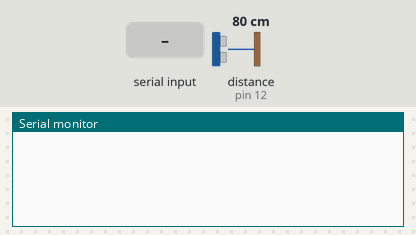
A sketch run on a simulated Arduino Uno, built with avr-gcc and run on an emulated ATmega328P. Parts: the last lines printed to the serial monitor. Wiring (inferred from the names in the program): ultrasonic range finder: trigger pin 13; echo pin 12. The test bench sets the inputs (shaded band); at power-on: distance to the obstacle (sensor on pin 12) 80 cm. The echo pulse lasts 58.3 µs per cm.

Above: at 1.8 s.
1.9 s: byte 30 received over Serial
At 3.0 s:
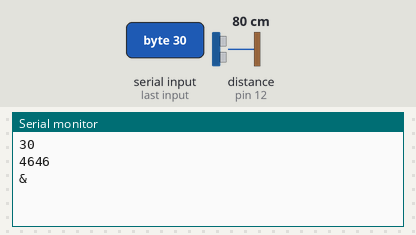
3.6 s: byte 90 received over Serial
At 5.0 s:
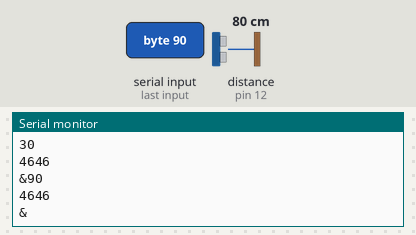
Timing chart, 0 to 6.6 s (numbered marks = the images above; inputs shaded):
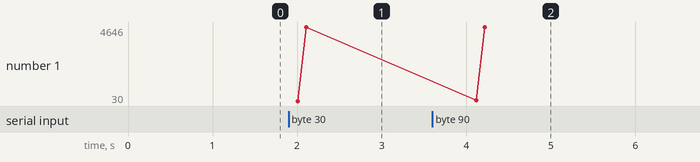

Measured:
- after the input at 1.9 s, the serial monitor: prints a new line after 0.11 s (image 1)
- after the input at 3.6 s, the serial monitor: prints a new line after 0.52 s (image 2)

The sketch:

sketch_oct06a.ino
```cpp
#define trigPin 13
#define echoPin 12

void setup() {
// initialize serial communication at 9600 bits per second:
// pinMode(13, OUTPUT);

Serial.begin(9600);
pinMode(trigPin, OUTPUT);
pinMode(12, INPUT);

}

// the loop routine runs over and over again forever:
void loop() {

  //Ultrasounds input
  long duration, distance;
  int isBeat;
  digitalWrite(trigPin, LOW);  // Added this line
  delayMicroseconds(2); // Added this line
  digitalWrite(trigPin, HIGH);
  //  delayMicroseconds(1000); - Removed this line
  delayMicroseconds(10); // Added this line
  digitalWrite(trigPin, LOW);
  isBeat = pulseIn(12, HIGH);
  duration = pulseIn(echoPin, HIGH);
  distance = (duration/2) / 29.1;
  /*
  if (distance >= 200 || distance <= 0){
    Serial.println("Out of range");
  }
  else {
    Serial.print(distance);
    Serial.println(" cm");
  }
  delay(500);
  */

  if(Serial.available()){  //id data is available to read
    int buttonVal = Serial.read(); // read the input on analog pin 0


    Serial.println(buttonVal);
    delay(100);
    Serial.println(isBeat); //replacing distance here
    Serial.write(isBeat); //send val as binary

  }
}
```
